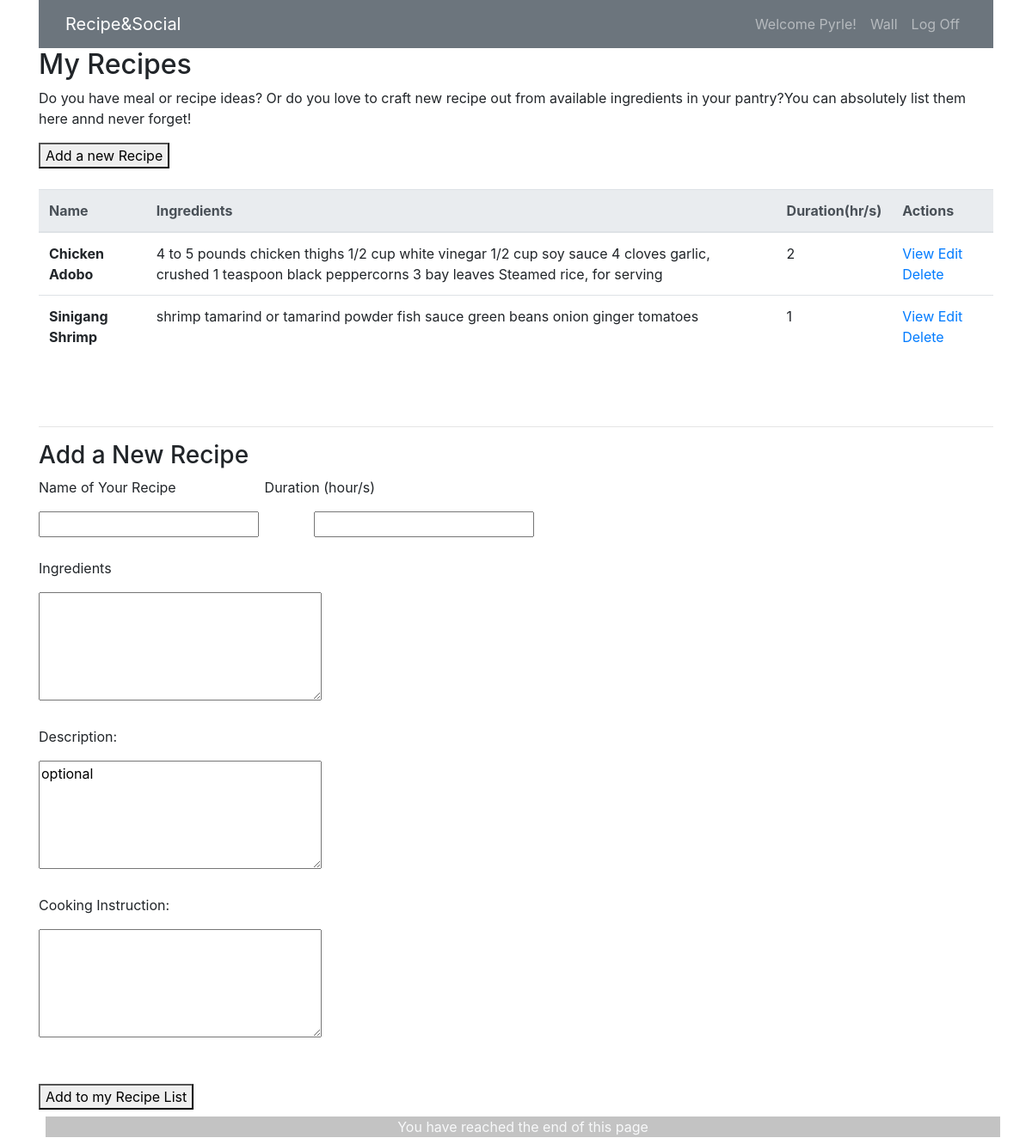
The page /recipes (signed in) on the database its author committed.
### recipeandsocial_app/models.py (models this page shows, shortened)
class User(models.Model):
  first_name = models.CharField(max_length=45)
  last_name = models.CharField(max_length=45)
  email = models.EmailField(unique=True)
  password = models.CharField(max_length=255)
  created_at = models.DateTimeField(auto_now_add=True, null=True)
  updated_at = models.DateTimeField(auto_now=True, null=True)
  objects = UserManager()

class Recipe(models.Model):
  recipe_name = models.CharField(max_length=255)
  ingredients = models.CharField(max_length=255)
  cooking_instruction = models.TextField(max_length=2000)
  desc = models.TextField()
  duration = models.IntegerField()
  user = models.ForeignKey(User, related_name="recipes", on_delete=models.CASCADE)
  created_at = models.DateTimeField(auto_now_add=True, null=True)
  updated_at = models.DateTimeField(auto_now=True, null=True)
  likes = models.ManyToManyField(User, related_name="likes")
  objects = RecipeManager()

### recipeandsocial_app/views.py (the view)
# urls.py: path('recipes', views.recipes),
def recipes(request):
    if 'user_id' not in request.session:
        return HttpResponse("<h1>You must be <a href = '/login'>logged in</a> to get to your account</h1>")
    user = User.objects.get(id=request.session['user_id'])
    recipes = Recipe.objects.all()
    context = {
        "user": user,
        "recipes": recipes,
    }
    return render(request, 'list.html', context)

### recipeandsocial_app/templates/list.html (shortened to what this page needs)
<!DOCTYPE html>
<html lang="en">
<head>
    <link rel="stylesheet" href="https://maxcdn.bootstrapcdn.com/bootstrap/4.0.0/css/bootstrap.min.css"
>
</head>
<body>
    <div class="container mx-auto">
        <nav class="navbar navbar-expand-sm bg-secondary navbar-dark">
            <div class="col-sm-4 col-md-4">
                <a class="navbar-brand" href="/recipes">Recipe&Social</a>
            </div>
            <div class="col">
                <ul class="navbar-nav float-sm-right">
                    <li class="nav-item">
                        <a class="nav-link" href="#"> Welcome {{ user.first_name }}!</a>
                    </li>
                    <li class="nav-item">
                        <a class="nav-link" href="/recipes/wall">Wall</a>
                    </li>
                    <li class="nav-item">
                        <a class="nav-link" href="/logout">Log Off</a>
                    </li>
                </ul>
            </div>
        </nav>
        <h2>My Recipes</h2>
        <p>Do you have meal or recipe ideas? Or do you love to craft new recipe out from available ingredients in your pantry?You can absolutely list them here annd never forget!</p>
        <form action ="#addRecipe">
        <button>Add a new Recipe</button><br><br>
        </form>
        <table class = "table">
            <thead class="thead-light">
                <tr>
                    <th>Name</th>
                    <th>Ingredients</th>
                    <th>Duration(hr/s)</th>
                    <th>Actions</th>
                </tr>
            </thead>
            <tbody>
                {% for recipe in recipes %}
                    {% if request.session.user_id == recipe.user.id %}
                <tr>
                    <td><strong>{{ recipe.recipe_name }}</strong><br></td>
                    <td>{{ recipe.ingredients }}</td>
                    <td>{{ recipe.duration }}</td>
                    <td><a href="/recipes/{{ recipe.id }}">View  </a>
                        <a href="/recipes/{{ recipe.id }}/edit">Edit </a>
                        <a href="/recipes/{{ recipe.id }}/destroy">Delete</a></td>
                </tr>
                {% endif %} {% endfor %}
            </tbody>
        </table><br><br>
        <hr>
        <h3 id = "addRecipe"> Add a New Recipe </h3>
        <form action="/add-recipe" method="post">
            <p>Name of Your Recipe &emsp13; &emsp13; &emsp13; &emsp13; &emsp13; &emsp13; &emsp13; &emsp13; &emsp13; &emsp13; Duration (hour/s)</p>
            <input type="text" name="recipe_name" /> &emsp13; &emsp13; &emsp13; &emsp13; &emsp13; &emsp13;
            <input type="number" name="duration"/><br><br>
            <p>Ingredients </p>
            <textarea name="ingredients" cols="30" rows="5"></textarea><br><br>
            <p>Description: </p><textarea name="desc" cols="30" rows="5">optional</textarea><br><br>
            <p>Cooking Instruction: </p><textarea name="steps" cols="30" rows="5"></textarea><br><br>
            <br>
            <button>Add to my Recipe List</button>
        </form>
        <div class="container-fluid text-center text-light m-2" style= "background-color:rgb(195 195 195);">You have reached the end of this page</div>
    </div>
</body>
</html>

### rows shown on the page
User: first_name "Pyrle"
Recipe: recipe_name "Chicken Adobo", ingredients "4 to 5 pounds chicken thighs 1/2 cup white vinegar 1/2 cup soy sauce 4 cloves garlic, crushed 1 teaspoon black peppercorns 3 bay leaves Steamed rice, for serving", duration "2"
Recipe: recipe_name "Sinigang Shrimp", ingredients "shrimp tamarind or tamarind powder fish sauce green beans onion ginger tomatoes", duration "1"
